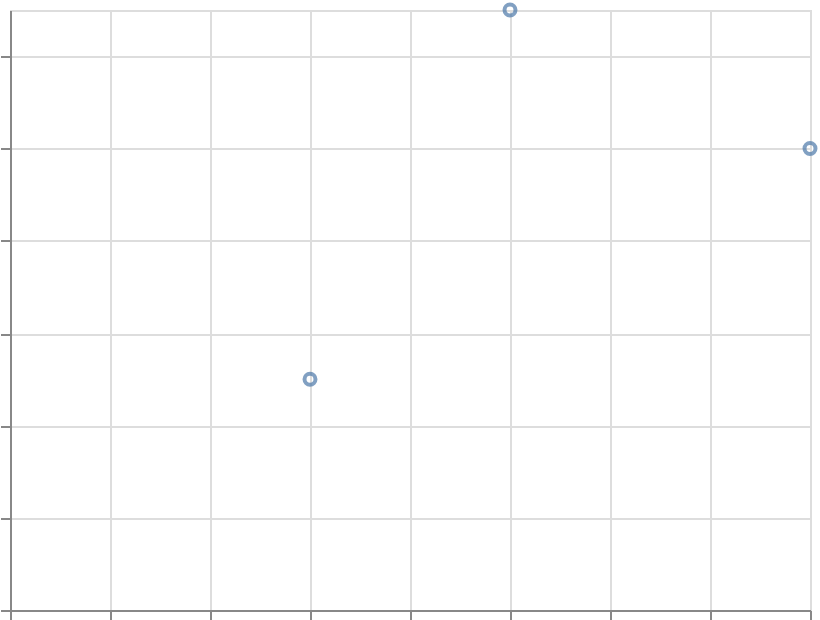

Express this chart as Vega-Lite.
### Vega-Lite specification from a JSON file in a GitHub repository (floating-point values rounded to 4 significant figures)
{"$schema": "https://vega.github.io/schema/vega-lite/v6.json", "width": 400, "height": 300, "padding": 5, "autosize": "none", "data": {"values": [{"a": 3, "b": 4}, {"a": 5, "b": 12}, {"a": 8, "b": 6}]}, "mark": "point", "encoding": {"x": {"field": "a", "type": "quantitative"}, "y": {"field": "hypot", "type": "quantitative"}}, "transform": [{"calculate": "sqrt(datum.a * datum.a + datum.b * datum.b)", "as": "hypot"}]}
